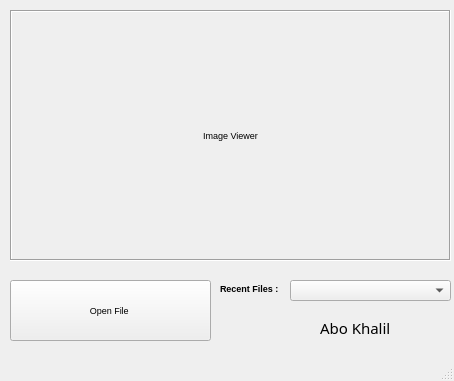
<?xml version="1.0" encoding="UTF-8"?>
<ui version="4.0">
 <class>MainWindow</class>
 <widget class="QMainWindow" name="MainWindow">
  <property name="geometry">
   <rect>
    <x>0</x>
    <y>0</y>
    <width>454</width>
    <height>381</height>
   </rect>
  </property>
  <property name="font">
   <font>
    <pointsize>7</pointsize>
    <weight>50</weight>
    <bold>false</bold>
   </font>
  </property>
  <property name="windowTitle">
   <string>MainWindow</string>
  </property>
  <widget class="QWidget" name="centralwidget">
   <widget class="QPushButton" name="openfile_button">
    <property name="geometry">
     <rect>
      <x>10</x>
      <y>280</y>
      <width>201</width>
      <height>61</height>
     </rect>
    </property>
    <property name="text">
     <string>Open File </string>
    </property>
   </widget>
   <widget class="QLabel" name="label">
    <property name="geometry">
     <rect>
      <x>10</x>
      <y>10</y>
      <width>441</width>
      <height>251</height>
     </rect>
    </property>
    <property name="frameShape">
     <enum>QFrame::Box</enum>
    </property>
    <property name="frameShadow">
     <enum>QFrame::Sunken</enum>
    </property>
    <property name="text">
     <string>Image Viewer</string>
    </property>
    <property name="alignment">
     <set>Qt::AlignCenter</set>
    </property>
    <property name="wordWrap">
     <bool>false</bool>
    </property>
   </widget>
   <widget class="QComboBox" name="comboBox">
    <property name="geometry">
     <rect>
      <x>290</x>
      <y>280</y>
      <width>161</width>
      <height>21</height>
     </rect>
    </property>
   </widget>
   <widget class="QLabel" name="label_2">
    <property name="geometry">
     <rect>
      <x>220</x>
      <y>280</y>
      <width>61</width>
      <height>16</height>
     </rect>
    </property>
    <property name="font">
     <font>
      <pointsize>7</pointsize>
      <weight>75</weight>
      <bold>true</bold>
     </font>
    </property>
    <property name="text">
     <string>Recent Files :</string>
    </property>
   </widget>
   <widget class="QLabel" name="abokhalil">
    <property name="geometry">
     <rect>
      <x>320</x>
      <y>320</y>
      <width>131</width>
      <height>16</height>
     </rect>
    </property>
    <property name="font">
     <font>
      <family>Vineta BT</family>
      <pointsize>11</pointsize>
      <weight>50</weight>
      <bold>false</bold>
     </font>
    </property>
    <property name="text">
     <string>Abo Khalil</string>
    </property>
   </widget>
   <zorder>abokhalil</zorder>
   <zorder>openfile_button</zorder>
   <zorder>label</zorder>
   <zorder>comboBox</zorder>
   <zorder>label_2</zorder>
  </widget>
  <widget class="QMenuBar" name="menubar">
   <property name="geometry">
    <rect>
     <x>0</x>
     <y>0</y>
     <width>454</width>
     <height>21</height>
    </rect>
   </property>
  </widget>
  <widget class="QStatusBar" name="statusbar"/>
 </widget>
 <resources/>
 <connections/>
</ui>
